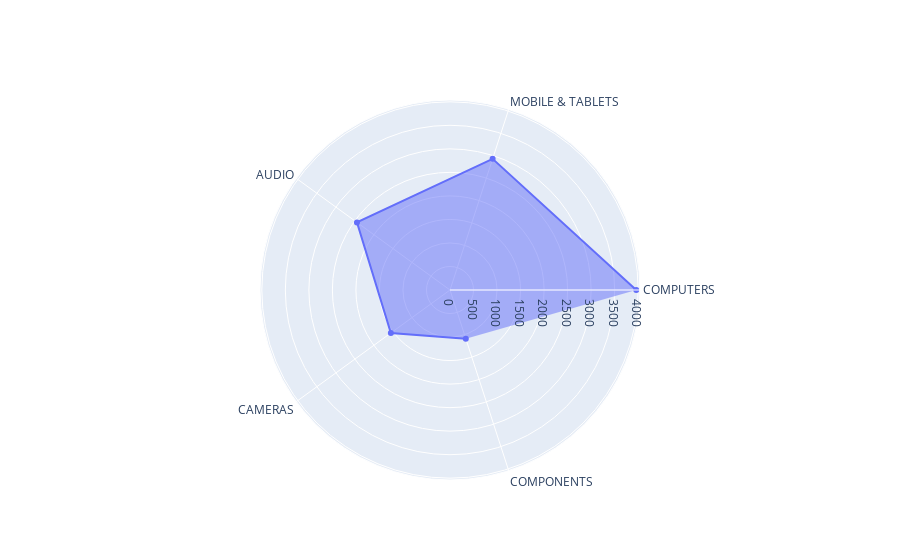

Notebook code cell kept with this figure:
### Code cell
import plotly.graph_objects as go

fig = go.Figure(data=go.Scatterpolar(
  r=[3959, 2932, 2445, 1554, 1088],
  theta=['COMPUTERS',
 'MOBILE & TABLETS',
 'AUDIO',
 'CAMERAS',
 'COMPONENTS'],
  fill='toself'
))

fig.update_layout(
  polar=dict(
    radialaxis=dict(
      visible=True
    ),
  ),
  showlegend=False
)

fig.show()

### Figure 1 — Plotly figure (JSON) as saved in the notebook; plotly's stock layout.template omitted (floating-point values rounded to 4 significant figures)
{"data": [{"fill": "toself", "r": [3959, 2932, 2445, 1554, 1088], "theta": ["COMPUTERS", "MOBILE & TABLETS", "AUDIO", "CAMERAS", "COMPONENTS"], "type": "scatterpolar"}], "layout": {"polar": {"radialaxis": {"visible": true}}, "showlegend": false}}
